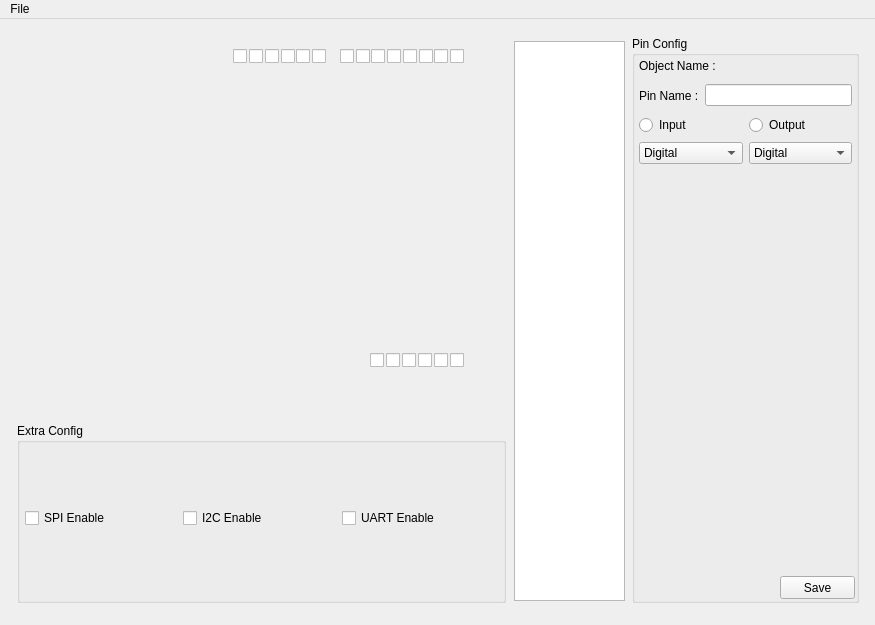
<?xml version="1.0" encoding="UTF-8"?>
<ui version="4.0">
 <class>mainWindow</class>
 <widget class="QMainWindow" name="mainWindow">
  <property name="enabled">
   <bool>true</bool>
  </property>
  <property name="geometry">
   <rect>
    <x>0</x>
    <y>0</y>
    <width>875</width>
    <height>625</height>
   </rect>
  </property>
  <property name="sizePolicy">
   <sizepolicy hsizetype="Fixed" vsizetype="Fixed">
    <horstretch>0</horstretch>
    <verstretch>0</verstretch>
   </sizepolicy>
  </property>
  <property name="windowTitle">
   <string>UnoGenerator</string>
  </property>
  <property name="windowIcon">
   <iconset resource="img/img_src_root.qrc">
    <normaloff>:/img/pngwing.com.png</normaloff>:/img/pngwing.com.png</iconset>
  </property>
  <property name="autoFillBackground">
   <bool>false</bool>
  </property>
  <widget class="QWidget" name="centralwidget">
   <widget class="QGroupBox" name="Extra_Config">
    <property name="geometry">
     <rect>
      <x>17</x>
      <y>404</y>
      <width>489</width>
      <height>180</height>
     </rect>
    </property>
    <property name="title">
     <string>Extra Config</string>
    </property>
    <property name="flat">
     <bool>false</bool>
    </property>
    <widget class="QWidget" name="gridLayoutWidget">
     <property name="geometry">
      <rect>
       <x>3</x>
       <y>19</y>
       <width>480</width>
       <height>152</height>
      </rect>
     </property>
     <layout class="QGridLayout" name="gridLayout">
      <property name="sizeConstraint">
       <enum>QLayout::SetDefaultConstraint</enum>
      </property>
      <property name="leftMargin">
       <number>5</number>
      </property>
      <property name="topMargin">
       <number>5</number>
      </property>
      <property name="rightMargin">
       <number>5</number>
      </property>
      <property name="bottomMargin">
       <number>5</number>
      </property>
      <property name="spacing">
       <number>5</number>
      </property>
      <item row="0" column="3">
       <widget class="QCheckBox" name="CB_I2C_Enable">
        <property name="text">
         <string>I2C Enable</string>
        </property>
       </widget>
      </item>
      <item row="0" column="4">
       <widget class="QCheckBox" name="CB_UART_Enable">
        <property name="text">
         <string>UART Enable</string>
        </property>
       </widget>
      </item>
      <item row="0" column="0">
       <widget class="QCheckBox" name="CB_SPI_Enable">
        <property name="text">
         <string>SPI Enable</string>
        </property>
       </widget>
      </item>
     </layout>
    </widget>
   </widget>
   <widget class="QFrame" name="Arduino_frame">
    <property name="geometry">
     <rect>
      <x>15</x>
      <y>20</y>
      <width>493</width>
      <height>369</height>
     </rect>
    </property>
    <property name="frameShape">
     <enum>QFrame::NoFrame</enum>
    </property>
    <property name="frameShadow">
     <enum>QFrame::Raised</enum>
    </property>
    <widget class="QCheckBox" name="DIGITAL_PIN_9">
     <property name="geometry">
      <rect>
       <x>281</x>
       <y>10</y>
       <width>14</width>
       <height>14</height>
      </rect>
     </property>
     <property name="sizePolicy">
      <sizepolicy hsizetype="Minimum" vsizetype="Minimum">
       <horstretch>0</horstretch>
       <verstretch>0</verstretch>
      </sizepolicy>
     </property>
     <property name="minimumSize">
      <size>
       <width>14</width>
       <height>0</height>
      </size>
     </property>
     <property name="focusPolicy">
      <enum>Qt::StrongFocus</enum>
     </property>
     <property name="contextMenuPolicy">
      <enum>Qt::DefaultContextMenu</enum>
     </property>
     <property name="text">
      <string/>
     </property>
     <property name="iconSize">
      <size>
       <width>14</width>
       <height>14</height>
      </size>
     </property>
     <property name="checkable">
      <bool>true</bool>
     </property>
     <property name="tristate">
      <bool>false</bool>
     </property>
    </widget>
    <widget class="QCheckBox" name="DIGITAL_PIN_13">
     <property name="geometry">
      <rect>
       <x>218</x>
       <y>10</y>
       <width>14</width>
       <height>14</height>
      </rect>
     </property>
     <property name="sizePolicy">
      <sizepolicy hsizetype="Minimum" vsizetype="Minimum">
       <horstretch>0</horstretch>
       <verstretch>0</verstretch>
      </sizepolicy>
     </property>
     <property name="minimumSize">
      <size>
       <width>14</width>
       <height>0</height>
      </size>
     </property>
     <property name="focusPolicy">
      <enum>Qt::StrongFocus</enum>
     </property>
     <property name="contextMenuPolicy">
      <enum>Qt::DefaultContextMenu</enum>
     </property>
     <property name="text">
      <string/>
     </property>
     <property name="iconSize">
      <size>
       <width>14</width>
       <height>14</height>
      </size>
     </property>
     <property name="checkable">
      <bool>true</bool>
     </property>
     <property name="tristate">
      <bool>false</bool>
     </property>
    </widget>
    <widget class="QLabel" name="arduino_2">
     <property name="geometry">
      <rect>
       <x>0</x>
       <y>0</y>
       <width>475</width>
       <height>336</height>
      </rect>
     </property>
     <property name="minimumSize">
      <size>
       <width>475</width>
       <height>0</height>
      </size>
     </property>
     <property name="text">
      <string/>
     </property>
     <property name="textFormat">
      <enum>Qt::PlainText</enum>
     </property>
     <property name="pixmap">
      <pixmap resource="img/img_src_root.qrc">:/img/arduino_uno.png</pixmap>
     </property>
     <property name="scaledContents">
      <bool>true</bool>
     </property>
    </widget>
    <widget class="QCheckBox" name="DIGITAL_PIN_10">
     <property name="geometry">
      <rect>
       <x>266</x>
       <y>10</y>
       <width>14</width>
       <height>14</height>
      </rect>
     </property>
     <property name="sizePolicy">
      <sizepolicy hsizetype="Minimum" vsizetype="Minimum">
       <horstretch>0</horstretch>
       <verstretch>0</verstretch>
      </sizepolicy>
     </property>
     <property name="minimumSize">
      <size>
       <width>14</width>
       <height>0</height>
      </size>
     </property>
     <property name="focusPolicy">
      <enum>Qt::StrongFocus</enum>
     </property>
     <property name="contextMenuPolicy">
      <enum>Qt::DefaultContextMenu</enum>
     </property>
     <property name="text">
      <string/>
     </property>
     <property name="iconSize">
      <size>
       <width>14</width>
       <height>14</height>
      </size>
     </property>
     <property name="checkable">
      <bool>true</bool>
     </property>
     <property name="tristate">
      <bool>false</bool>
     </property>
    </widget>
    <widget class="QCheckBox" name="DIGITAL_PIN_2">
     <property name="geometry">
      <rect>
       <x>404</x>
       <y>9</y>
       <width>16</width>
       <height>16</height>
      </rect>
     </property>
     <property name="sizePolicy">
      <sizepolicy hsizetype="Minimum" vsizetype="Minimum">
       <horstretch>0</horstretch>
       <verstretch>0</verstretch>
      </sizepolicy>
     </property>
     <property name="minimumSize">
      <size>
       <width>16</width>
       <height>0</height>
      </size>
     </property>
     <property name="focusPolicy">
      <enum>Qt::StrongFocus</enum>
     </property>
     <property name="contextMenuPolicy">
      <enum>Qt::DefaultContextMenu</enum>
     </property>
     <property name="text">
      <string/>
     </property>
     <property name="checkable">
      <bool>true</bool>
     </property>
     <property name="tristate">
      <bool>false</bool>
     </property>
    </widget>
    <widget class="QCheckBox" name="ANALOG_PIN_A3">
     <property name="geometry">
      <rect>
       <x>403</x>
       <y>313</y>
       <width>16</width>
       <height>16</height>
      </rect>
     </property>
     <property name="sizePolicy">
      <sizepolicy hsizetype="Minimum" vsizetype="Minimum">
       <horstretch>0</horstretch>
       <verstretch>0</verstretch>
      </sizepolicy>
     </property>
     <property name="minimumSize">
      <size>
       <width>16</width>
       <height>0</height>
      </size>
     </property>
     <property name="focusPolicy">
      <enum>Qt::StrongFocus</enum>
     </property>
     <property name="contextMenuPolicy">
      <enum>Qt::DefaultContextMenu</enum>
     </property>
     <property name="text">
      <string/>
     </property>
     <property name="checkable">
      <bool>true</bool>
     </property>
     <property name="tristate">
      <bool>false</bool>
     </property>
    </widget>
    <widget class="QCheckBox" name="DIGITAL_PIN_1">
     <property name="geometry">
      <rect>
       <x>419</x>
       <y>9</y>
       <width>16</width>
       <height>16</height>
      </rect>
     </property>
     <property name="sizePolicy">
      <sizepolicy hsizetype="Minimum" vsizetype="Minimum">
       <horstretch>0</horstretch>
       <verstretch>0</verstretch>
      </sizepolicy>
     </property>
     <property name="minimumSize">
      <size>
       <width>16</width>
       <height>0</height>
      </size>
     </property>
     <property name="focusPolicy">
      <enum>Qt::StrongFocus</enum>
     </property>
     <property name="contextMenuPolicy">
      <enum>Qt::DefaultContextMenu</enum>
     </property>
     <property name="text">
      <string/>
     </property>
     <property name="checkable">
      <bool>true</bool>
     </property>
     <property name="tristate">
      <bool>false</bool>
     </property>
    </widget>
    <widget class="QCheckBox" name="DIGITAL_PIN_8">
     <property name="geometry">
      <rect>
       <x>297</x>
       <y>10</y>
       <width>14</width>
       <height>14</height>
      </rect>
     </property>
     <property name="sizePolicy">
      <sizepolicy hsizetype="Minimum" vsizetype="Minimum">
       <horstretch>0</horstretch>
       <verstretch>0</verstretch>
      </sizepolicy>
     </property>
     <property name="minimumSize">
      <size>
       <width>14</width>
       <height>0</height>
      </size>
     </property>
     <property name="focusPolicy">
      <enum>Qt::StrongFocus</enum>
     </property>
     <property name="contextMenuPolicy">
      <enum>Qt::DefaultContextMenu</enum>
     </property>
     <property name="text">
      <string/>
     </property>
     <property name="iconSize">
      <size>
       <width>14</width>
       <height>14</height>
      </size>
     </property>
     <property name="checkable">
      <bool>true</bool>
     </property>
     <property name="tristate">
      <bool>false</bool>
     </property>
    </widget>
    <widget class="QCheckBox" name="ANALOG_PIN_A0">
     <property name="geometry">
      <rect>
       <x>355</x>
       <y>313</y>
       <width>16</width>
       <height>16</height>
      </rect>
     </property>
     <property name="sizePolicy">
      <sizepolicy hsizetype="Minimum" vsizetype="Minimum">
       <horstretch>0</horstretch>
       <verstretch>0</verstretch>
      </sizepolicy>
     </property>
     <property name="minimumSize">
      <size>
       <width>16</width>
       <height>0</height>
      </size>
     </property>
     <property name="focusPolicy">
      <enum>Qt::StrongFocus</enum>
     </property>
     <property name="contextMenuPolicy">
      <enum>Qt::DefaultContextMenu</enum>
     </property>
     <property name="text">
      <string/>
     </property>
     <property name="checkable">
      <bool>true</bool>
     </property>
     <property name="tristate">
      <bool>false</bool>
     </property>
    </widget>
    <widget class="QCheckBox" name="DIGITAL_PIN_4">
     <property name="geometry">
      <rect>
       <x>372</x>
       <y>9</y>
       <width>16</width>
       <height>16</height>
      </rect>
     </property>
     <property name="sizePolicy">
      <sizepolicy hsizetype="Minimum" vsizetype="Minimum">
       <horstretch>0</horstretch>
       <verstretch>0</verstretch>
      </sizepolicy>
     </property>
     <property name="minimumSize">
      <size>
       <width>16</width>
       <height>0</height>
      </size>
     </property>
     <property name="focusPolicy">
      <enum>Qt::StrongFocus</enum>
     </property>
     <property name="contextMenuPolicy">
      <enum>Qt::DefaultContextMenu</enum>
     </property>
     <property name="text">
      <string/>
     </property>
     <property name="checkable">
      <bool>true</bool>
     </property>
     <property name="tristate">
      <bool>false</bool>
     </property>
    </widget>
    <widget class="QCheckBox" name="ANALOG_PIN_A2">
     <property name="geometry">
      <rect>
       <x>387</x>
       <y>313</y>
       <width>16</width>
       <height>16</height>
      </rect>
     </property>
     <property name="sizePolicy">
      <sizepolicy hsizetype="Minimum" vsizetype="Minimum">
       <horstretch>0</horstretch>
       <verstretch>0</verstretch>
      </sizepolicy>
     </property>
     <property name="minimumSize">
      <size>
       <width>16</width>
       <height>0</height>
      </size>
     </property>
     <property name="focusPolicy">
      <enum>Qt::StrongFocus</enum>
     </property>
     <property name="contextMenuPolicy">
      <enum>Qt::DefaultContextMenu</enum>
     </property>
     <property name="text">
      <string/>
     </property>
     <property name="checkable">
      <bool>true</bool>
     </property>
     <property name="tristate">
      <bool>false</bool>
     </property>
    </widget>
    <widget class="QCheckBox" name="DIGITAL_PIN_6">
     <property name="geometry">
      <rect>
       <x>341</x>
       <y>9</y>
       <width>16</width>
       <height>16</height>
      </rect>
     </property>
     <property name="sizePolicy">
      <sizepolicy hsizetype="Minimum" vsizetype="Minimum">
       <horstretch>0</horstretch>
       <verstretch>0</verstretch>
      </sizepolicy>
     </property>
     <property name="minimumSize">
      <size>
       <width>16</width>
       <height>0</height>
      </size>
     </property>
     <property name="focusPolicy">
      <enum>Qt::StrongFocus</enum>
     </property>
     <property name="contextMenuPolicy">
      <enum>Qt::DefaultContextMenu</enum>
     </property>
     <property name="text">
      <string/>
     </property>
     <property name="checkable">
      <bool>true</bool>
     </property>
     <property name="tristate">
      <bool>false</bool>
     </property>
    </widget>
    <widget class="QCheckBox" name="DIGITAL_PIN_0">
     <property name="geometry">
      <rect>
       <x>435</x>
       <y>9</y>
       <width>16</width>
       <height>16</height>
      </rect>
     </property>
     <property name="sizePolicy">
      <sizepolicy hsizetype="Minimum" vsizetype="Minimum">
       <horstretch>0</horstretch>
       <verstretch>0</verstretch>
      </sizepolicy>
     </property>
     <property name="minimumSize">
      <size>
       <width>16</width>
       <height>0</height>
      </size>
     </property>
     <property name="focusPolicy">
      <enum>Qt::StrongFocus</enum>
     </property>
     <property name="contextMenuPolicy">
      <enum>Qt::DefaultContextMenu</enum>
     </property>
     <property name="text">
      <string/>
     </property>
     <property name="checkable">
      <bool>true</bool>
     </property>
     <property name="tristate">
      <bool>false</bool>
     </property>
    </widget>
    <widget class="QCheckBox" name="ANALOG_PIN_A5">
     <property name="geometry">
      <rect>
       <x>435</x>
       <y>314</y>
       <width>14</width>
       <height>14</height>
      </rect>
     </property>
     <property name="sizePolicy">
      <sizepolicy hsizetype="Minimum" vsizetype="Minimum">
       <horstretch>0</horstretch>
       <verstretch>0</verstretch>
      </sizepolicy>
     </property>
     <property name="minimumSize">
      <size>
       <width>14</width>
       <height>0</height>
      </size>
     </property>
     <property name="focusPolicy">
      <enum>Qt::StrongFocus</enum>
     </property>
     <property name="contextMenuPolicy">
      <enum>Qt::DefaultContextMenu</enum>
     </property>
     <property name="text">
      <string/>
     </property>
     <property name="checkable">
      <bool>true</bool>
     </property>
     <property name="tristate">
      <bool>false</bool>
     </property>
    </widget>
    <widget class="QCheckBox" name="DIGITAL_PIN_11">
     <property name="geometry">
      <rect>
       <x>250</x>
       <y>10</y>
       <width>14</width>
       <height>14</height>
      </rect>
     </property>
     <property name="sizePolicy">
      <sizepolicy hsizetype="Minimum" vsizetype="Minimum">
       <horstretch>0</horstretch>
       <verstretch>0</verstretch>
      </sizepolicy>
     </property>
     <property name="minimumSize">
      <size>
       <width>14</width>
       <height>0</height>
      </size>
     </property>
     <property name="focusPolicy">
      <enum>Qt::StrongFocus</enum>
     </property>
     <property name="contextMenuPolicy">
      <enum>Qt::DefaultContextMenu</enum>
     </property>
     <property name="text">
      <string/>
     </property>
     <property name="iconSize">
      <size>
       <width>14</width>
       <height>14</height>
      </size>
     </property>
     <property name="checkable">
      <bool>true</bool>
     </property>
     <property name="tristate">
      <bool>false</bool>
     </property>
    </widget>
    <widget class="QCheckBox" name="DIGITAL_PIN_7">
     <property name="geometry">
      <rect>
       <x>325</x>
       <y>9</y>
       <width>16</width>
       <height>16</height>
      </rect>
     </property>
     <property name="sizePolicy">
      <sizepolicy hsizetype="Minimum" vsizetype="Minimum">
       <horstretch>0</horstretch>
       <verstretch>0</verstretch>
      </sizepolicy>
     </property>
     <property name="minimumSize">
      <size>
       <width>16</width>
       <height>0</height>
      </size>
     </property>
     <property name="focusPolicy">
      <enum>Qt::StrongFocus</enum>
     </property>
     <property name="contextMenuPolicy">
      <enum>Qt::DefaultContextMenu</enum>
     </property>
     <property name="text">
      <string/>
     </property>
     <property name="checkable">
      <bool>true</bool>
     </property>
     <property name="tristate">
      <bool>false</bool>
     </property>
    </widget>
    <widget class="QCheckBox" name="ANALOG_PIN_A4">
     <property name="geometry">
      <rect>
       <x>419</x>
       <y>314</y>
       <width>14</width>
       <height>14</height>
      </rect>
     </property>
     <property name="sizePolicy">
      <sizepolicy hsizetype="Minimum" vsizetype="Minimum">
       <horstretch>0</horstretch>
       <verstretch>0</verstretch>
      </sizepolicy>
     </property>
     <property name="minimumSize">
      <size>
       <width>14</width>
       <height>0</height>
      </size>
     </property>
     <property name="focusPolicy">
      <enum>Qt::StrongFocus</enum>
     </property>
     <property name="contextMenuPolicy">
      <enum>Qt::DefaultContextMenu</enum>
     </property>
     <property name="text">
      <string/>
     </property>
     <property name="checkable">
      <bool>true</bool>
     </property>
     <property name="tristate">
      <bool>false</bool>
     </property>
    </widget>
    <widget class="QCheckBox" name="DIGITAL_PIN_12">
     <property name="geometry">
      <rect>
       <x>234</x>
       <y>10</y>
       <width>14</width>
       <height>14</height>
      </rect>
     </property>
     <property name="sizePolicy">
      <sizepolicy hsizetype="Minimum" vsizetype="Minimum">
       <horstretch>0</horstretch>
       <verstretch>0</verstretch>
      </sizepolicy>
     </property>
     <property name="minimumSize">
      <size>
       <width>14</width>
       <height>0</height>
      </size>
     </property>
     <property name="focusPolicy">
      <enum>Qt::StrongFocus</enum>
     </property>
     <property name="contextMenuPolicy">
      <enum>Qt::DefaultContextMenu</enum>
     </property>
     <property name="text">
      <string/>
     </property>
     <property name="iconSize">
      <size>
       <width>14</width>
       <height>14</height>
      </size>
     </property>
     <property name="checkable">
      <bool>true</bool>
     </property>
     <property name="tristate">
      <bool>false</bool>
     </property>
    </widget>
    <widget class="QCheckBox" name="DIGITAL_PIN_5">
     <property name="geometry">
      <rect>
       <x>356</x>
       <y>9</y>
       <width>16</width>
       <height>16</height>
      </rect>
     </property>
     <property name="sizePolicy">
      <sizepolicy hsizetype="Minimum" vsizetype="Minimum">
       <horstretch>0</horstretch>
       <verstretch>0</verstretch>
      </sizepolicy>
     </property>
     <property name="minimumSize">
      <size>
       <width>16</width>
       <height>0</height>
      </size>
     </property>
     <property name="focusPolicy">
      <enum>Qt::StrongFocus</enum>
     </property>
     <property name="contextMenuPolicy">
      <enum>Qt::DefaultContextMenu</enum>
     </property>
     <property name="text">
      <string/>
     </property>
     <property name="checkable">
      <bool>true</bool>
     </property>
     <property name="tristate">
      <bool>false</bool>
     </property>
    </widget>
    <widget class="QCheckBox" name="DIGITAL_PIN_3">
     <property name="geometry">
      <rect>
       <x>388</x>
       <y>9</y>
       <width>16</width>
       <height>16</height>
      </rect>
     </property>
     <property name="sizePolicy">
      <sizepolicy hsizetype="Minimum" vsizetype="Minimum">
       <horstretch>0</horstretch>
       <verstretch>0</verstretch>
      </sizepolicy>
     </property>
     <property name="minimumSize">
      <size>
       <width>16</width>
       <height>0</height>
      </size>
     </property>
     <property name="focusPolicy">
      <enum>Qt::StrongFocus</enum>
     </property>
     <property name="contextMenuPolicy">
      <enum>Qt::DefaultContextMenu</enum>
     </property>
     <property name="text">
      <string/>
     </property>
     <property name="checkable">
      <bool>true</bool>
     </property>
     <property name="tristate">
      <bool>false</bool>
     </property>
    </widget>
    <widget class="QCheckBox" name="ANALOG_PIN_A1">
     <property name="geometry">
      <rect>
       <x>371</x>
       <y>313</y>
       <width>16</width>
       <height>16</height>
      </rect>
     </property>
     <property name="sizePolicy">
      <sizepolicy hsizetype="Minimum" vsizetype="Minimum">
       <horstretch>0</horstretch>
       <verstretch>0</verstretch>
      </sizepolicy>
     </property>
     <property name="minimumSize">
      <size>
       <width>16</width>
       <height>0</height>
      </size>
     </property>
     <property name="focusPolicy">
      <enum>Qt::StrongFocus</enum>
     </property>
     <property name="contextMenuPolicy">
      <enum>Qt::DefaultContextMenu</enum>
     </property>
     <property name="text">
      <string/>
     </property>
     <property name="checkable">
      <bool>true</bool>
     </property>
     <property name="tristate">
      <bool>false</bool>
     </property>
    </widget>
    <zorder>arduino_2</zorder>
    <zorder>DIGITAL_PIN_9</zorder>
    <zorder>DIGITAL_PIN_13</zorder>
    <zorder>DIGITAL_PIN_10</zorder>
    <zorder>DIGITAL_PIN_2</zorder>
    <zorder>ANALOG_PIN_A3</zorder>
    <zorder>DIGITAL_PIN_1</zorder>
    <zorder>DIGITAL_PIN_8</zorder>
    <zorder>ANALOG_PIN_A0</zorder>
    <zorder>DIGITAL_PIN_4</zorder>
    <zorder>ANALOG_PIN_A2</zorder>
    <zorder>DIGITAL_PIN_6</zorder>
    <zorder>DIGITAL_PIN_0</zorder>
    <zorder>ANALOG_PIN_A5</zorder>
    <zorder>DIGITAL_PIN_11</zorder>
    <zorder>DIGITAL_PIN_7</zorder>
    <zorder>ANALOG_PIN_A4</zorder>
    <zorder>DIGITAL_PIN_12</zorder>
    <zorder>DIGITAL_PIN_5</zorder>
    <zorder>DIGITAL_PIN_3</zorder>
    <zorder>ANALOG_PIN_A1</zorder>
   </widget>
   <widget class="QGroupBox" name="Config">
    <property name="geometry">
     <rect>
      <x>632</x>
      <y>17</y>
      <width>227</width>
      <height>567</height>
     </rect>
    </property>
    <property name="styleSheet">
     <string notr="true"/>
    </property>
    <property name="title">
     <string>Pin Config</string>
    </property>
    <widget class="QWidget" name="horizontalLayoutWidget_2">
     <property name="geometry">
      <rect>
       <x>7</x>
       <y>75</y>
       <width>213</width>
       <height>29</height>
      </rect>
     </property>
     <layout class="QHBoxLayout" name="horizontalLayout_2">
      <item>
       <widget class="QRadioButton" name="RADIO_INPUT">
        <property name="text">
         <string>Input</string>
        </property>
       </widget>
      </item>
      <item>
       <widget class="QRadioButton" name="RADIO_OUTPUT">
        <property name="text">
         <string>Output</string>
        </property>
       </widget>
      </item>
     </layout>
    </widget>
    <widget class="QWidget" name="horizontalLayoutWidget_3">
     <property name="geometry">
      <rect>
       <x>7</x>
       <y>103</y>
       <width>213</width>
       <height>29</height>
      </rect>
     </property>
     <layout class="QHBoxLayout" name="horizontalLayout_3">
      <item>
       <widget class="QComboBox" name="COMBO_INPUT_AD">
        <item>
         <property name="text">
          <string>Digital</string>
         </property>
        </item>
        <item>
         <property name="text">
          <string>Analog</string>
         </property>
        </item>
       </widget>
      </item>
      <item>
       <widget class="QComboBox" name="COMBO_OUTPUT_AD">
        <item>
         <property name="text">
          <string>Digital</string>
         </property>
        </item>
        <item>
         <property name="text">
          <string>Analog</string>
         </property>
        </item>
       </widget>
      </item>
     </layout>
    </widget>
    <widget class="QWidget" name="horizontalLayoutWidget_4">
     <property name="geometry">
      <rect>
       <x>7</x>
       <y>44</y>
       <width>213</width>
       <height>31</height>
      </rect>
     </property>
     <layout class="QHBoxLayout" name="horizontalLayout_4">
      <item>
       <widget class="QLabel" name="label">
        <property name="text">
         <string>Pin Name :</string>
        </property>
       </widget>
      </item>
      <item>
       <widget class="QLineEdit" name="LE_PINNAME"/>
      </item>
     </layout>
    </widget>
    <widget class="QWidget" name="horizontalLayoutWidget_5">
     <property name="geometry">
      <rect>
       <x>7</x>
       <y>16</y>
       <width>213</width>
       <height>28</height>
      </rect>
     </property>
     <layout class="QHBoxLayout" name="horizontalLayout_5">
      <item>
       <widget class="QLabel" name="label_2">
        <property name="text">
         <string>Object Name : </string>
        </property>
       </widget>
      </item>
      <item>
       <widget class="QLabel" name="LABEL_OBJECT">
        <property name="text">
         <string/>
        </property>
        <property name="alignment">
         <set>Qt::AlignRight|Qt::AlignTrailing|Qt::AlignVCenter</set>
        </property>
        <property name="margin">
         <number>2</number>
        </property>
       </widget>
      </item>
     </layout>
    </widget>
    <widget class="QPushButton" name="BUTTON_SAVE">
     <property name="geometry">
      <rect>
       <x>148</x>
       <y>540</y>
       <width>75</width>
       <height>23</height>
      </rect>
     </property>
     <property name="text">
      <string>Save</string>
     </property>
    </widget>
   </widget>
   <widget class="QListView" name="listView">
    <property name="geometry">
     <rect>
      <x>514</x>
      <y>22</y>
      <width>111</width>
      <height>560</height>
     </rect>
    </property>
    <property name="editTriggers">
     <set>QAbstractItemView::NoEditTriggers</set>
    </property>
    <property name="showDropIndicator" stdset="0">
     <bool>false</bool>
    </property>
    <property name="selectionMode">
     <enum>QAbstractItemView::SingleSelection</enum>
    </property>
    <property name="layoutMode">
     <enum>QListView::Batched</enum>
    </property>
   </widget>
  </widget>
  <widget class="QMenuBar" name="menubar">
   <property name="geometry">
    <rect>
     <x>0</x>
     <y>0</y>
     <width>875</width>
     <height>21</height>
    </rect>
   </property>
   <property name="defaultUp">
    <bool>false</bool>
   </property>
   <property name="nativeMenuBar">
    <bool>true</bool>
   </property>
   <widget class="QMenu" name="menuFile">
    <property name="title">
     <string>File</string>
    </property>
    <addaction name="actionGenerate"/>
    <addaction name="actionOpthion"/>
    <addaction name="separator"/>
    <addaction name="actionQuit_3"/>
   </widget>
   <addaction name="menuFile"/>
  </widget>
  <action name="actionQuit">
   <property name="text">
    <string>Quit</string>
   </property>
  </action>
  <action name="actionGenerate">
   <property name="text">
    <string>Generate</string>
   </property>
  </action>
  <action name="actionQuit_2">
   <property name="text">
    <string>Quit</string>
   </property>
  </action>
  <action name="actionOpthion">
   <property name="checkable">
    <bool>false</bool>
   </property>
   <property name="enabled">
    <bool>false</bool>
   </property>
   <property name="text">
    <string>Opthion</string>
   </property>
  </action>
  <action name="actionQuit_3">
   <property name="text">
    <string>Quit</string>
   </property>
  </action>
 </widget>
 <resources>
  <include location="img/img_src_root.qrc"/>
 </resources>
 <connections/>
</ui>
